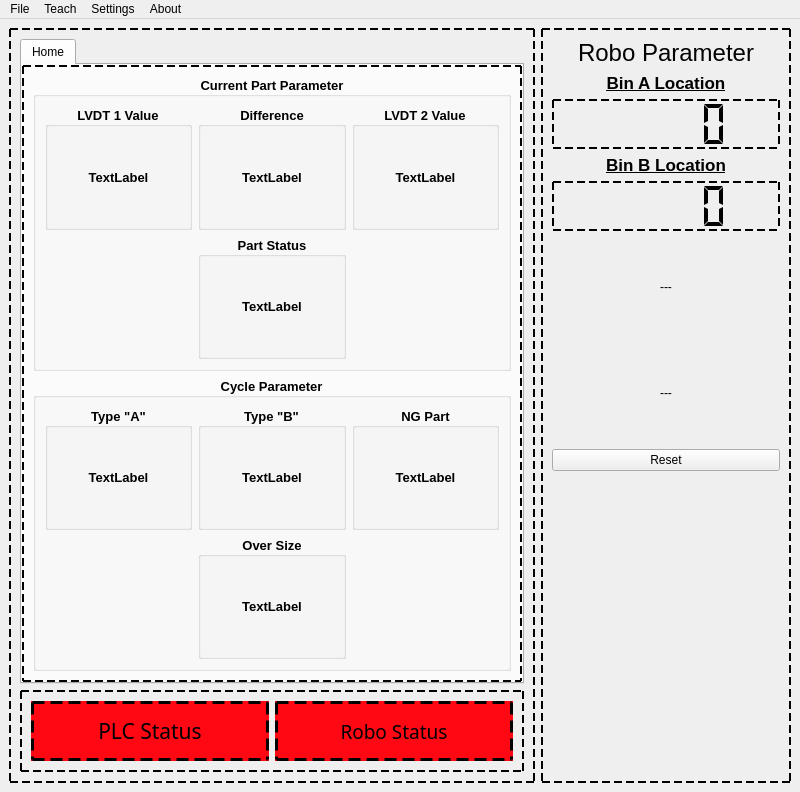
<?xml version="1.0" encoding="UTF-8"?>
<ui version="4.0">
 <class>MainWindow</class>
 <widget class="QMainWindow" name="MainWindow">
  <property name="geometry">
   <rect>
    <x>0</x>
    <y>0</y>
    <width>800</width>
    <height>792</height>
   </rect>
  </property>
  <property name="windowTitle">
   <string>Testing Machine</string>
  </property>
  <property name="documentMode">
   <bool>false</bool>
  </property>
  <widget class="QWidget" name="centralwidget">
   <layout class="QHBoxLayout" name="horizontalLayout">
    <item>
     <widget class="QFrame" name="frame">
      <property name="sizePolicy">
       <sizepolicy hsizetype="Expanding" vsizetype="Preferred">
        <horstretch>0</horstretch>
        <verstretch>0</verstretch>
       </sizepolicy>
      </property>
      <property name="styleSheet">
       <string notr="true">QFrame{
	background-color: rgba(255, 255, 255, 0);
	border:2px dashed black;
}</string>
      </property>
      <property name="frameShape">
       <enum>QFrame::Shape::NoFrame</enum>
      </property>
      <property name="frameShadow">
       <enum>QFrame::Shadow::Raised</enum>
      </property>
      <layout class="QVBoxLayout" name="verticalLayout_2">
       <item>
        <widget class="QTabWidget" name="tabWidget_4">
         <property name="sizePolicy">
          <sizepolicy hsizetype="Preferred" vsizetype="Expanding">
           <horstretch>0</horstretch>
           <verstretch>0</verstretch>
          </sizepolicy>
         </property>
         <property name="styleSheet">
          <string notr="true">QLabel{
	border:none;
}</string>
         </property>
         <property name="currentIndex">
          <number>0</number>
         </property>
         <property name="iconSize">
          <size>
           <width>30</width>
           <height>30</height>
          </size>
         </property>
         <widget class="QWidget" name="tabWidget_4Page1">
          <attribute name="icon">
           <iconset resource="assets.qrc">
            <normaloff>:/icons/Asstes/Icons/icons8-home-96.png</normaloff>:/icons/Asstes/Icons/icons8-home-96.png</iconset>
          </attribute>
          <attribute name="title">
           <string>Home</string>
          </attribute>
          <layout class="QVBoxLayout" name="verticalLayout_3">
           <item>
            <widget class="QGroupBox" name="groupBox_2">
             <property name="font">
              <font>
               <pointsize>10</pointsize>
               <bold>true</bold>
              </font>
             </property>
             <property name="title">
              <string>Current Part Parameter</string>
             </property>
             <property name="alignment">
              <set>Qt::AlignmentFlag::AlignCenter</set>
             </property>
             <layout class="QGridLayout" name="gridLayout_2">
              <item row="0" column="0">
               <widget class="QGroupBox" name="groupBox_6">
                <property name="font">
                 <font>
                  <bold>true</bold>
                 </font>
                </property>
                <property name="title">
                 <string>LVDT 1 Value</string>
                </property>
                <property name="alignment">
                 <set>Qt::AlignmentFlag::AlignCenter</set>
                </property>
                <layout class="QHBoxLayout" name="horizontalLayout_6">
                 <item>
                  <widget class="QLabel" name="label_2">
                   <property name="text">
                    <string>TextLabel</string>
                   </property>
                   <property name="alignment">
                    <set>Qt::AlignmentFlag::AlignCenter</set>
                   </property>
                  </widget>
                 </item>
                </layout>
               </widget>
              </item>
              <item row="1" column="1">
               <widget class="QGroupBox" name="groupBox_9">
                <property name="font">
                 <font>
                  <bold>true</bold>
                 </font>
                </property>
                <property name="title">
                 <string>Part Status</string>
                </property>
                <property name="alignment">
                 <set>Qt::AlignmentFlag::AlignCenter</set>
                </property>
                <layout class="QHBoxLayout" name="horizontalLayout_5">
                 <item>
                  <widget class="QLabel" name="label_6">
                   <property name="text">
                    <string>TextLabel</string>
                   </property>
                   <property name="alignment">
                    <set>Qt::AlignmentFlag::AlignCenter</set>
                   </property>
                  </widget>
                 </item>
                </layout>
               </widget>
              </item>
              <item row="0" column="2">
               <widget class="QGroupBox" name="groupBox_10">
                <property name="font">
                 <font>
                  <bold>true</bold>
                 </font>
                </property>
                <property name="title">
                 <string>LVDT 2 Value</string>
                </property>
                <property name="alignment">
                 <set>Qt::AlignmentFlag::AlignCenter</set>
                </property>
                <layout class="QHBoxLayout" name="horizontalLayout_4">
                 <item>
                  <widget class="QLabel" name="label_7">
                   <property name="text">
                    <string>TextLabel</string>
                   </property>
                   <property name="alignment">
                    <set>Qt::AlignmentFlag::AlignCenter</set>
                   </property>
                  </widget>
                 </item>
                </layout>
               </widget>
              </item>
              <item row="0" column="1">
               <widget class="QGroupBox" name="groupBox_8">
                <property name="font">
                 <font>
                  <bold>true</bold>
                 </font>
                </property>
                <property name="title">
                 <string>Difference</string>
                </property>
                <property name="alignment">
                 <set>Qt::AlignmentFlag::AlignCenter</set>
                </property>
                <layout class="QHBoxLayout" name="horizontalLayout_7">
                 <item>
                  <widget class="QLabel" name="label_11">
                   <property name="text">
                    <string>TextLabel</string>
                   </property>
                   <property name="alignment">
                    <set>Qt::AlignmentFlag::AlignCenter</set>
                   </property>
                  </widget>
                 </item>
                </layout>
               </widget>
              </item>
             </layout>
            </widget>
           </item>
           <item>
            <widget class="QGroupBox" name="groupBox_3">
             <property name="font">
              <font>
               <pointsize>10</pointsize>
               <bold>true</bold>
              </font>
             </property>
             <property name="title">
              <string>Cycle Parameter</string>
             </property>
             <property name="alignment">
              <set>Qt::AlignmentFlag::AlignCenter</set>
             </property>
             <layout class="QGridLayout" name="gridLayout">
              <item row="1" column="2">
               <widget class="QGroupBox" name="groupBox_7">
                <property name="font">
                 <font>
                  <bold>true</bold>
                 </font>
                </property>
                <property name="title">
                 <string>NG Part</string>
                </property>
                <property name="alignment">
                 <set>Qt::AlignmentFlag::AlignCenter</set>
                </property>
                <property name="flat">
                 <bool>false</bool>
                </property>
                <layout class="QVBoxLayout" name="verticalLayout_5">
                 <item>
                  <widget class="QLabel" name="label_10">
                   <property name="text">
                    <string>TextLabel</string>
                   </property>
                   <property name="alignment">
                    <set>Qt::AlignmentFlag::AlignCenter</set>
                   </property>
                  </widget>
                 </item>
                </layout>
               </widget>
              </item>
              <item row="1" column="0">
               <widget class="QGroupBox" name="groupBox_4">
                <property name="font">
                 <font>
                  <bold>true</bold>
                 </font>
                </property>
                <property name="title">
                 <string>Type &quot;A&quot;</string>
                </property>
                <property name="alignment">
                 <set>Qt::AlignmentFlag::AlignCenter</set>
                </property>
                <property name="flat">
                 <bool>false</bool>
                </property>
                <layout class="QVBoxLayout" name="verticalLayout_4">
                 <item>
                  <widget class="QLabel" name="label_8">
                   <property name="text">
                    <string>TextLabel</string>
                   </property>
                   <property name="alignment">
                    <set>Qt::AlignmentFlag::AlignCenter</set>
                   </property>
                  </widget>
                 </item>
                </layout>
               </widget>
              </item>
              <item row="1" column="1">
               <widget class="QGroupBox" name="groupBox_5">
                <property name="font">
                 <font>
                  <bold>true</bold>
                 </font>
                </property>
                <property name="title">
                 <string>Type &quot;B&quot;</string>
                </property>
                <property name="alignment">
                 <set>Qt::AlignmentFlag::AlignCenter</set>
                </property>
                <layout class="QHBoxLayout" name="horizontalLayout_3">
                 <item>
                  <widget class="QLabel" name="label_9">
                   <property name="text">
                    <string>TextLabel</string>
                   </property>
                   <property name="alignment">
                    <set>Qt::AlignmentFlag::AlignCenter</set>
                   </property>
                  </widget>
                 </item>
                </layout>
               </widget>
              </item>
              <item row="2" column="1">
               <widget class="QGroupBox" name="groupBox_11">
                <property name="font">
                 <font>
                  <bold>true</bold>
                 </font>
                </property>
                <property name="title">
                 <string>Over Size</string>
                </property>
                <property name="alignment">
                 <set>Qt::AlignmentFlag::AlignCenter</set>
                </property>
                <property name="flat">
                 <bool>false</bool>
                </property>
                <layout class="QVBoxLayout" name="verticalLayout_6">
                 <item>
                  <widget class="QLabel" name="label_12">
                   <property name="text">
                    <string>TextLabel</string>
                   </property>
                   <property name="alignment">
                    <set>Qt::AlignmentFlag::AlignCenter</set>
                   </property>
                  </widget>
                 </item>
                </layout>
               </widget>
              </item>
             </layout>
            </widget>
           </item>
          </layout>
         </widget>
        </widget>
       </item>
       <item>
        <widget class="QFrame" name="frame_3">
         <property name="frameShape">
          <enum>QFrame::Shape::StyledPanel</enum>
         </property>
         <property name="frameShadow">
          <enum>QFrame::Shadow::Raised</enum>
         </property>
         <layout class="QHBoxLayout" name="horizontalLayout_2">
          <item>
           <widget class="QPushButton" name="pushButton">
            <property name="enabled">
             <bool>true</bool>
            </property>
            <property name="minimumSize">
             <size>
              <width>0</width>
              <height>60</height>
             </size>
            </property>
            <property name="font">
             <font>
              <family>OCR A</family>
              <pointsize>16</pointsize>
             </font>
            </property>
            <property name="styleSheet">
             <string notr="true">QPushButton{
	color:black;
	border:3px dashed black;
	background-color: rgb(255, 7, 19);
}</string>
            </property>
            <property name="text">
             <string>PLC Status</string>
            </property>
            <property name="icon">
             <iconset resource="assets.qrc">
              <normaloff>:/icons/Asstes/Icons/icons8-plc-96.png</normaloff>:/icons/Asstes/Icons/icons8-plc-96.png</iconset>
            </property>
            <property name="iconSize">
             <size>
              <width>50</width>
              <height>50</height>
             </size>
            </property>
            <property name="flat">
             <bool>false</bool>
            </property>
           </widget>
          </item>
          <item>
           <widget class="QPushButton" name="pushButton_2">
            <property name="enabled">
             <bool>true</bool>
            </property>
            <property name="minimumSize">
             <size>
              <width>0</width>
              <height>60</height>
             </size>
            </property>
            <property name="font">
             <font>
              <family>OCR A</family>
              <pointsize>14</pointsize>
             </font>
            </property>
            <property name="styleSheet">
             <string notr="true">QPushButton{
	color:black;
	border:3px dashed black;
	background-color: rgb(255, 7, 19);
}</string>
            </property>
            <property name="text">
             <string>Robo Status</string>
            </property>
            <property name="icon">
             <iconset resource="assets.qrc">
              <normaloff>:/icons/Asstes/Icons/icons8-robot-100.png</normaloff>:/icons/Asstes/Icons/icons8-robot-100.png</iconset>
            </property>
            <property name="iconSize">
             <size>
              <width>40</width>
              <height>40</height>
             </size>
            </property>
           </widget>
          </item>
         </layout>
        </widget>
       </item>
      </layout>
     </widget>
    </item>
    <item>
     <widget class="QFrame" name="frame_2">
      <property name="minimumSize">
       <size>
        <width>250</width>
        <height>0</height>
       </size>
      </property>
      <property name="styleSheet">
       <string notr="true">QFrame{
	background-color: rgba(255, 255, 255, 0);
	border:2px dashed black;
}

QLabel{
	border:none;
}</string>
      </property>
      <property name="frameShape">
       <enum>QFrame::Shape::NoFrame</enum>
      </property>
      <property name="frameShadow">
       <enum>QFrame::Shadow::Raised</enum>
      </property>
      <layout class="QVBoxLayout" name="verticalLayout">
       <item>
        <widget class="QLabel" name="label">
         <property name="font">
          <font>
           <pointsize>18</pointsize>
          </font>
         </property>
         <property name="text">
          <string>Robo Parameter</string>
         </property>
         <property name="alignment">
          <set>Qt::AlignmentFlag::AlignCenter</set>
         </property>
        </widget>
       </item>
       <item>
        <widget class="QLabel" name="label_4">
         <property name="font">
          <font>
           <pointsize>13</pointsize>
           <italic>false</italic>
           <bold>true</bold>
           <underline>true</underline>
          </font>
         </property>
         <property name="text">
          <string>Bin A Location</string>
         </property>
         <property name="alignment">
          <set>Qt::AlignmentFlag::AlignCenter</set>
         </property>
        </widget>
       </item>
       <item>
        <widget class="QLCDNumber" name="lcdNumber">
         <property name="minimumSize">
          <size>
           <width>0</width>
           <height>50</height>
          </size>
         </property>
         <property name="font">
          <font>
           <pointsize>13</pointsize>
          </font>
         </property>
         <property name="smallDecimalPoint">
          <bool>false</bool>
         </property>
         <property name="digitCount">
          <number>5</number>
         </property>
         <property name="segmentStyle">
          <enum>QLCDNumber::SegmentStyle::Flat</enum>
         </property>
         <property name="intValue" stdset="0">
          <number>0</number>
         </property>
        </widget>
       </item>
       <item>
        <widget class="QLabel" name="label_5">
         <property name="font">
          <font>
           <pointsize>13</pointsize>
           <bold>true</bold>
           <underline>true</underline>
          </font>
         </property>
         <property name="text">
          <string>Bin B Location</string>
         </property>
         <property name="alignment">
          <set>Qt::AlignmentFlag::AlignCenter</set>
         </property>
        </widget>
       </item>
       <item>
        <widget class="QLCDNumber" name="lcdNumber_2">
         <property name="minimumSize">
          <size>
           <width>0</width>
           <height>50</height>
          </size>
         </property>
         <property name="font">
          <font>
           <pointsize>13</pointsize>
          </font>
         </property>
         <property name="digitCount">
          <number>5</number>
         </property>
         <property name="segmentStyle">
          <enum>QLCDNumber::SegmentStyle::Flat</enum>
         </property>
         <property name="intValue" stdset="0">
          <number>0</number>
         </property>
        </widget>
       </item>
       <item>
        <widget class="QLabel" name="label_3">
         <property name="minimumSize">
          <size>
           <width>0</width>
           <height>100</height>
          </size>
         </property>
         <property name="text">
          <string>---</string>
         </property>
         <property name="alignment">
          <set>Qt::AlignmentFlag::AlignCenter</set>
         </property>
        </widget>
       </item>
       <item>
        <widget class="QLabel" name="label_13">
         <property name="minimumSize">
          <size>
           <width>0</width>
           <height>100</height>
          </size>
         </property>
         <property name="text">
          <string>---</string>
         </property>
         <property name="alignment">
          <set>Qt::AlignmentFlag::AlignCenter</set>
         </property>
        </widget>
       </item>
       <item>
        <widget class="QPushButton" name="pushButton_3">
         <property name="text">
          <string>Reset</string>
         </property>
        </widget>
       </item>
       <item>
        <spacer name="verticalSpacer">
         <property name="orientation">
          <enum>Qt::Orientation::Vertical</enum>
         </property>
         <property name="sizeHint" stdset="0">
          <size>
           <width>20</width>
           <height>40</height>
          </size>
         </property>
        </spacer>
       </item>
      </layout>
     </widget>
    </item>
   </layout>
  </widget>
  <widget class="QMenuBar" name="menubar">
   <property name="geometry">
    <rect>
     <x>0</x>
     <y>0</y>
     <width>800</width>
     <height>22</height>
    </rect>
   </property>
   <widget class="QMenu" name="menuTeach">
    <property name="title">
     <string>File</string>
    </property>
    <addaction name="actionAdd_Recipe"/>
    <addaction name="actionMapping"/>
    <addaction name="separator"/>
    <addaction name="actionLogout"/>
    <addaction name="separator"/>
    <addaction name="actionExit"/>
   </widget>
   <widget class="QMenu" name="menuTeach_2">
    <property name="title">
     <string>Teach</string>
    </property>
    <addaction name="actionTeach_Robo"/>
   </widget>
   <widget class="QMenu" name="menuSettings">
    <property name="title">
     <string>Settings</string>
    </property>
    <addaction name="actionPLC_Settings"/>
    <addaction name="actionRobo_Settings"/>
   </widget>
   <widget class="QMenu" name="menuAbout_Help">
    <property name="title">
     <string>About</string>
    </property>
    <addaction name="actionHelp"/>
    <addaction name="actionInformation"/>
   </widget>
   <addaction name="menuTeach"/>
   <addaction name="menuTeach_2"/>
   <addaction name="menuSettings"/>
   <addaction name="menuAbout_Help"/>
  </widget>
  <action name="actionAdd_Recipe">
   <property name="icon">
    <iconset resource="assets.qrc">
     <normaloff>:/icons/Asstes/Icons/icons8-add-100.png</normaloff>:/icons/Asstes/Icons/icons8-add-100.png</iconset>
   </property>
   <property name="text">
    <string>Add Recipe</string>
   </property>
  </action>
  <action name="actionExit">
   <property name="icon">
    <iconset resource="assets.qrc">
     <normaloff>:/icons/Asstes/Icons/icons8-export-100.png</normaloff>:/icons/Asstes/Icons/icons8-export-100.png</iconset>
   </property>
   <property name="text">
    <string>Exit</string>
   </property>
   <property name="menuRole">
    <enum>QAction::MenuRole::QuitRole</enum>
   </property>
   <property name="priority">
    <enum>QAction::Priority::HighPriority</enum>
   </property>
  </action>
  <action name="actionTeach_Robo">
   <property name="icon">
    <iconset resource="assets.qrc">
     <normaloff>:/icons/Asstes/Icons/icons8-robot-30.png</normaloff>:/icons/Asstes/Icons/icons8-robot-30.png</iconset>
   </property>
   <property name="text">
    <string>Teach Robo</string>
   </property>
  </action>
  <action name="actionMapping">
   <property name="icon">
    <iconset resource="assets.qrc">
     <normaloff>:/icons/Asstes/Icons/icons8-mapping-100.png</normaloff>:/icons/Asstes/Icons/icons8-mapping-100.png</iconset>
   </property>
   <property name="text">
    <string>Mapping</string>
   </property>
  </action>
  <action name="actionPLC_Settings">
   <property name="icon">
    <iconset resource="assets.qrc">
     <normaloff>:/icons/Asstes/Icons/icons8-plc-96.png</normaloff>:/icons/Asstes/Icons/icons8-plc-96.png</iconset>
   </property>
   <property name="text">
    <string>PLC Settings</string>
   </property>
  </action>
  <action name="actionRobo_Settings">
   <property name="icon">
    <iconset resource="assets.qrc">
     <normaloff>:/icons/Asstes/Icons/icons8-robot-100.png</normaloff>:/icons/Asstes/Icons/icons8-robot-100.png</iconset>
   </property>
   <property name="text">
    <string>Robo Settings</string>
   </property>
  </action>
  <action name="actionHelp">
   <property name="icon">
    <iconset resource="assets.qrc">
     <normaloff>:/icons/Asstes/Icons/icons8-help-100.png</normaloff>:/icons/Asstes/Icons/icons8-help-100.png</iconset>
   </property>
   <property name="text">
    <string>Help</string>
   </property>
  </action>
  <action name="actionInformation">
   <property name="icon">
    <iconset resource="assets.qrc">
     <normaloff>:/icons/Asstes/Icons/icons8-information-100.png</normaloff>:/icons/Asstes/Icons/icons8-information-100.png</iconset>
   </property>
   <property name="text">
    <string>Information</string>
   </property>
  </action>
  <action name="actionLogout">
   <property name="icon">
    <iconset resource="assets.qrc">
     <normaloff>:/icons/Asstes/Icons/icons8-logout-100.png</normaloff>:/icons/Asstes/Icons/icons8-logout-100.png</iconset>
   </property>
   <property name="text">
    <string>Logout</string>
   </property>
  </action>
 </widget>
 <resources>
  <include location="assets.qrc"/>
 </resources>
 <connections/>
</ui>
